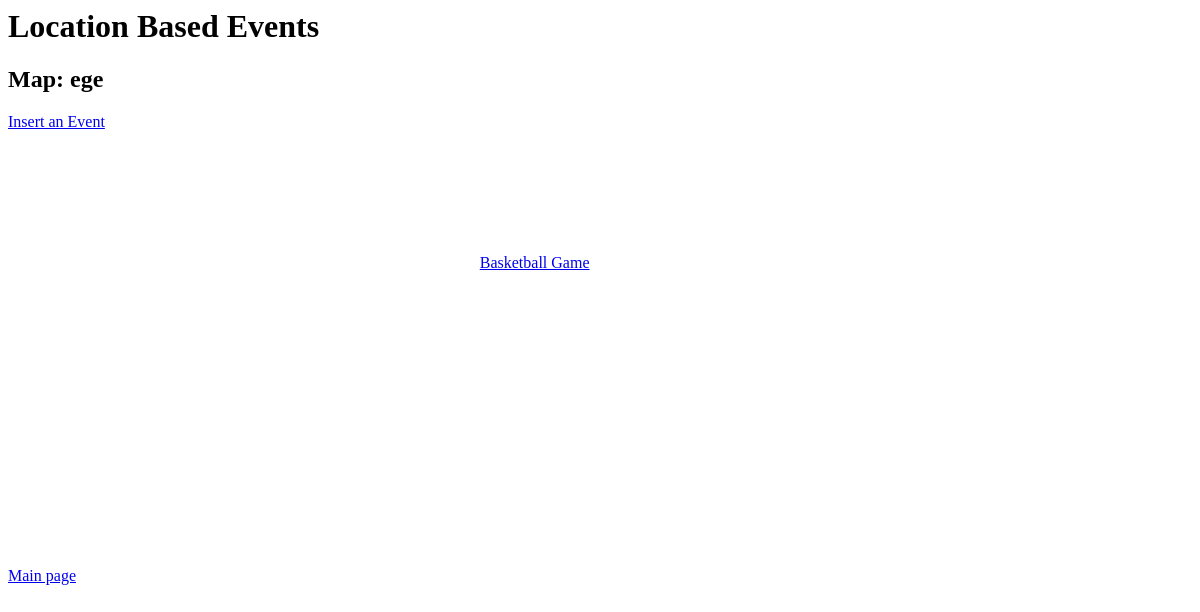
Page /lbevents/detail/1/ (signed in) on the earlier database version.
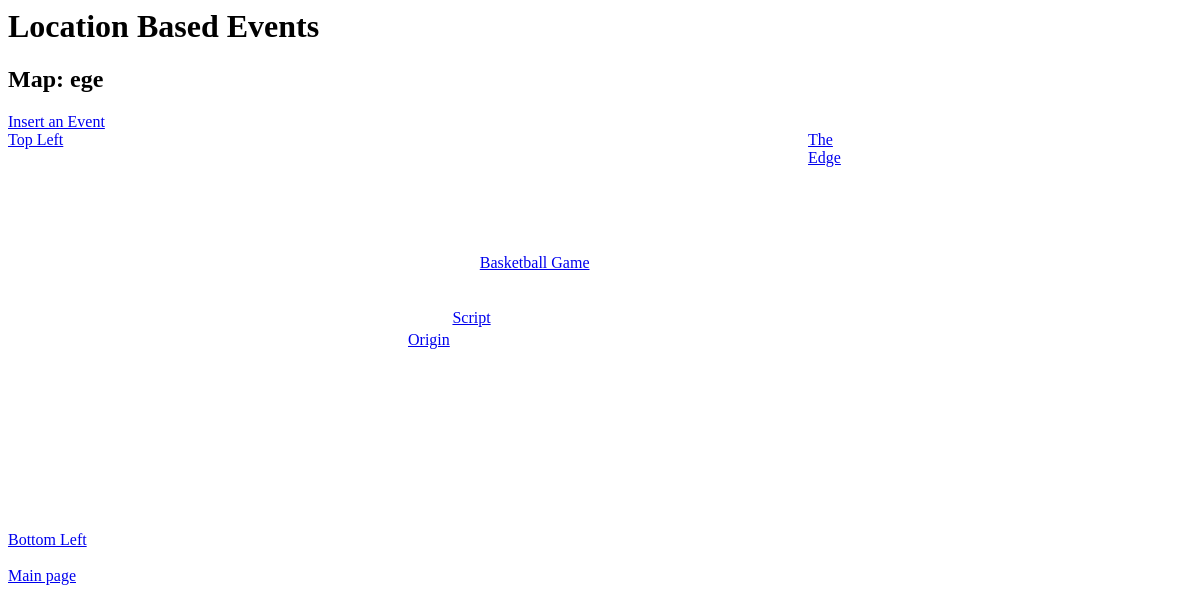
Same page on the later database version.
### lbevents/models.py (models this page shows, shortened)
class Event(models.Model):
	lon = models.DecimalField(max_digits=9, decimal_places=6)
	lat = models.DecimalField(max_digits=9, decimal_places=6)
	locname = models.CharField(max_length=256)
	title = models.CharField(max_length=256)
	desc = models.CharField(max_length=256)
	catlist = models.CharField(max_length=256) # catlist is not a list but a string
	stime = models.DateTimeField()
	to = models.DateTimeField()
	timetoann = models.DateTimeField()
	Map = models.ForeignKey(EventMap, on_delete=models.CASCADE)

### lbevents/views.py (the view)
# urls.py: path('detail/<int:mapid>/', views.detail, name='detail'),
def detail(request, mapid = None):
	m = get_object_or_404(EventMap, pk=mapid)
	events = m.event_set.all()
	ev_infos = {}
	for ev in events:
		px = ev.lon
		py = ev.lat
		eid = ev.id
		title = ev.title
		px = ( (px + 180)/360 )*800
		py = 400 - ( (py + 90)/180 )*400
		ev_infos[eid] = {'px':px, 'py':py, 'title':title}
	try:
		if request.session['attached_id'] == m.id:
			is_attached = True
		else:
			is_attached = False
		return render(request, 'detail.html', {'map':m, 'ev_infos':ev_infos, 'is_attached':is_attached})
	except KeyError:
		return render(request, 'detail.html', {'map':m, 'ev_infos':ev_infos, 'is_attached':False})

### lbevents/templates/detail.html
{% extends "base.html" %}
{% block "body" %}
<h2> Map: {{map.name}}</h2>
{% if is_attached == True %}
	<a href="{% url 'addevent' map.id %}">Insert an Event</a><br>
{% endif %}
<div style="position:relative;width:800px; height:400px;" id={{map.id}}>
{% for id, info in ev_infos.items %}
	<div style="position:absolute; top:{{info.py}}px; left:{{info.px}}px;"><a href="{% url 'evinfo' map.id id %}">{{info.title}}</a></div>
{% endfor %}
</div>
<br>
{% endblock %}

Differences in the rows shown:
added Event: title "Script"
added Event: title "The Edge"
added Event: title "Origin"
added Event: title "Top Left"
added Event: title "Bottom Left"
